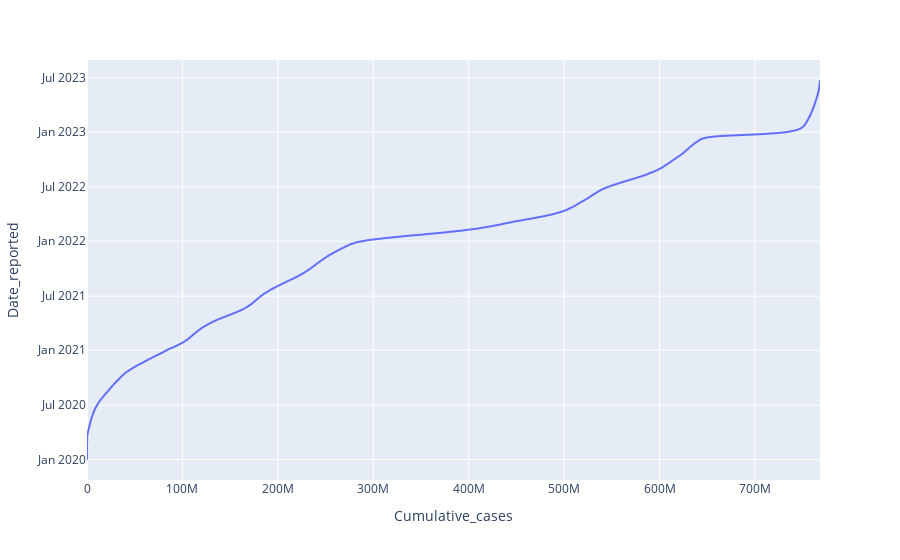

Notebook source saved alongside this figure:
### Markdown cell above
Conclusion: Cases and deaths according to the year,where we se the graph is growing each year.

### Code cell
fig=px.line(G6,x='Cumulative_cases')
fig.show()

### Figure 1 — Plotly figure (JSON) as saved in the notebook; plotly's stock layout.template omitted (floating-point values rounded to 4 significant figures; data arrays with more than 128 entries replaced by an {"elided": "..."} marker saying what was removed)
{"data": [{"hovertemplate": "Cumulative_cases=%{x}<br>Date_reported=%{y}<extra></extra>", "legendgroup": "", "line": {"color": "#636efa", "dash": "solid"}, "marker": {"symbol": "circle"}, "mode": "lines", "name": "", "showlegend": false, "type": "scattergl", "x": {"elided": "1266 int values"}, "xaxis": "x", "y": {"elided": "1266 str values"}, "yaxis": "y"}], "layout": {"legend": {"tracegroupgap": 0}, "margin": {"t": 60}, "xaxis": {"anchor": "y", "domain": [0, 1], "title": {"text": "Cumulative_cases"}}, "yaxis": {"anchor": "x", "domain": [0, 1], "title": {"text": "Date_reported"}}}}
